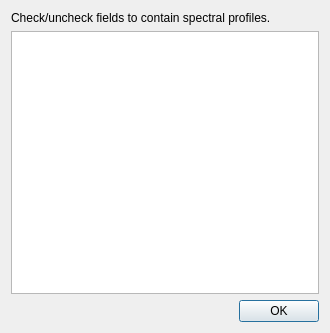
<?xml version="1.0" encoding="UTF-8"?>
<ui version="4.0">
 <class>Dialog</class>
 <widget class="QDialog" name="Dialog">
  <property name="geometry">
   <rect>
    <x>0</x>
    <y>0</y>
    <width>330</width>
    <height>333</height>
   </rect>
  </property>
  <property name="windowTitle">
   <string>Spectral Profile Fields</string>
  </property>
  <property name="windowIcon">
   <iconset resource="../../qpsresources.qrc">
    <normaloff>:/qps/ui/icons/profile_fields.svg</normaloff>:/qps/ui/icons/profile_fields.svg</iconset>
  </property>
  <layout class="QVBoxLayout" name="verticalLayout">
   <item>
    <widget class="QLabel" name="label">
     <property name="text">
      <string>Check/uncheck fields to contain spectral profiles.</string>
     </property>
    </widget>
   </item>
   <item>
    <widget class="QTableView" name="mTableView">
     <property name="sizeAdjustPolicy">
      <enum>QAbstractScrollArea::AdjustToContents</enum>
     </property>
     <property name="sortingEnabled">
      <bool>false</bool>
     </property>
     <attribute name="horizontalHeaderStretchLastSection">
      <bool>true</bool>
     </attribute>
    </widget>
   </item>
   <item>
    <widget class="QDialogButtonBox" name="buttonBox">
     <property name="orientation">
      <enum>Qt::Horizontal</enum>
     </property>
     <property name="standardButtons">
      <set>QDialogButtonBox::Ok</set>
     </property>
    </widget>
   </item>
  </layout>
 </widget>
 <resources>
  <include location="../../qpsresources.qrc"/>
 </resources>
 <connections>
  <connection>
   <sender>buttonBox</sender>
   <signal>accepted()</signal>
   <receiver>Dialog</receiver>
   <slot>accept()</slot>
   <hints>
    <hint type="sourcelabel">
     <x>248</x>
     <y>254</y>
    </hint>
    <hint type="destinationlabel">
     <x>157</x>
     <y>274</y>
    </hint>
   </hints>
  </connection>
  <connection>
   <sender>buttonBox</sender>
   <signal>rejected()</signal>
   <receiver>Dialog</receiver>
   <slot>reject()</slot>
   <hints>
    <hint type="sourcelabel">
     <x>316</x>
     <y>260</y>
    </hint>
    <hint type="destinationlabel">
     <x>286</x>
     <y>274</y>
    </hint>
   </hints>
  </connection>
 </connections>
</ui>
